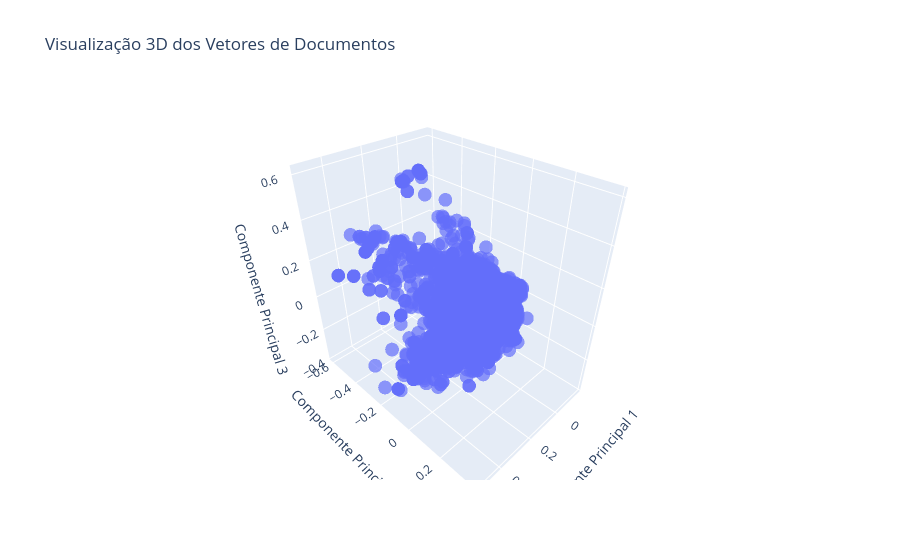

The code cell stored with this chart in its notebook:
### Code cell
grafico3D(x_sumario_tf_idf_token)

### Figure 1 — Plotly figure (JSON) as saved in the notebook; plotly's stock layout.template omitted (floating-point values rounded to 4 significant figures; data arrays with more than 128 entries replaced by an {"elided": "..."} marker saying what was removed)
{"data": [{"hovertemplate": "x=%{x}<br>y=%{y}<br>z=%{z}<extra></extra>", "legendgroup": "", "marker": {"color": "#636efa", "opacity": 0.7, "symbol": "circle"}, "mode": "markers", "name": "", "scene": "scene", "showlegend": false, "type": "scatter3d", "x": {"elided": "9666 float values"}, "y": {"elided": "9666 float values"}, "z": {"elided": "9666 float values"}}], "layout": {"legend": {"tracegroupgap": 0}, "scene": {"domain": {"x": [0, 1], "y": [0, 1]}, "xaxis": {"title": {"text": "Componente Principal 1"}}, "yaxis": {"title": {"text": "Componente Principal 2"}}, "zaxis": {"title": {"text": "Componente Principal 3"}}}, "title": {"text": "Visualização 3D dos Vetores de Documentos"}}}
